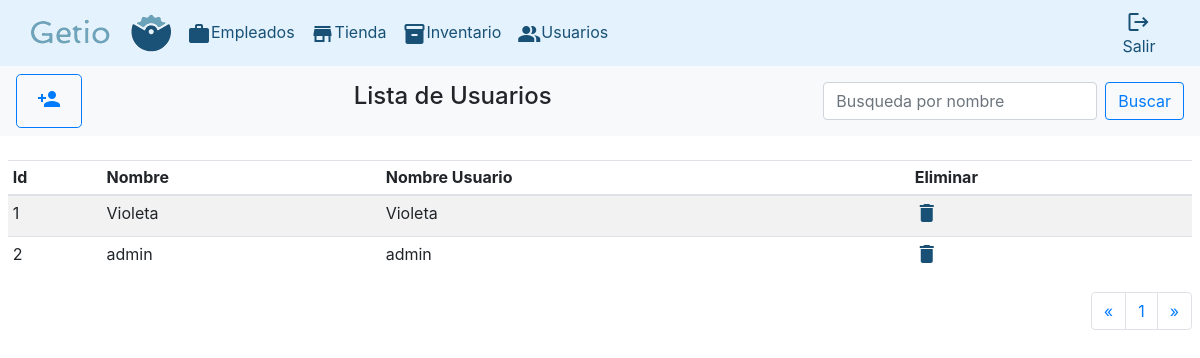
Page /?controller=usuario&&action=showUsuario (signed in) on the committed database.
### tables this page shows
CREATE TABLE usuario (
  id_usuario INT(11) PRIMARY KEY AUTO_INCREMENT,
  nombre VARCHAR(60) NOT NULL,
  nombre_usuario VARCHAR(20) NOT NULL UNIQUE,
  password VARCHAR(20) NOT NULL
);

### Controllers/UsuarioController.php (called while the page is built, shortened)
<?php
class UsuarioController
{
	function showUsuario(){
		$listaUsuarios=Usuario::all();
		require_once('Views/Usuario/showUsuario.php');
	}
}
?>

### index.php (called while the page is built, shortened)
<?php
	require_once('Views/Layouts/layout.php');
?>

### Model/Usuario.php (called while the page is built, shortened)
<?php
class Usuario {
	private $id_usuario;
	private $nombre;
	private $nombre_usuario;
	public function getIdUsuario() {
		return $this->id_usuario;
	}
	public function setIdUsuario($id_usuario) {
		$this->id_usuario = $id_usuario;
	}
	public function getNombre() {
		return $this->nombre;
	}
	public function setNombre($nombre) {
		$this->nombre = $nombre;
	}
	public function getNombreUsuario() {
		return $this->nombre_usuario;
	}
	public function setNombreUsuario($nombre_usuario) {
		$this->nombre_usuario = $nombre_usuario;
	}
	public static function all(){
		$db=Db::getConnect();
		$listaUsuario=[];
		$select=$db->query('SELECT *
							FROM usuario
							ORDER BY id_usuario');
		foreach($select->fetchAll() as $usuario){
			$listaUsuario[]=new Usuario($usuario['id_usuario'],$usuario['nombre'],$usuario['nombre_usuario'],
				$usuario['password']);
		}
		return $listaUsuario;
	}
}
?>

### Views/Usuario/showUsuario.php (the view, shortened to what this page needs)
<?php
  if($_SESSION["nombre"] ?? null) {
?>
<div>
	<nav class="navbar navbar-light bg-light w-100">
		<a href="?controller=usuario&action=register"
			class="btn btn-outline-primary btn-lg"
			role="button" aria-disabled="true"><span class='material-icons md-18 p-1'>
			person_add</span>
		</a>
		<h4>Lista de Usuarios</h4>
		<form class="form-inline" action="?controller=usuario&action=search" method="post">
			<input class="form-control mr-sm-2" type="search" id="nombre_usuario" name="nombre_usuario"
				placeholder="Busqueda por nombre" aria-label="Search">
			<button class="btn btn-outline-primary my-2 my-sm-0" type="submit">Buscar</button>
		</form>
	</nav>
	<br/>
	<div class="table table-striped pl-2 pr-2">
		<table class="table table-hover table-sm">
			<thead>
				<tr>
					<th>Id</th>
					<th>Nombre</th>
					<th>Nombre Usuario</th>
					<th>Eliminar</th>
				</tr>
			</thead>
			<tbody style="cursor: pointer;">
					<?php foreach ($listaUsuarios as$usuario) {?>
					<tr onclick="document.location='?controller=usuario&&action=updateUsuario&&id_usuario=<?php
						echo $usuario->getIdUsuario()?>'">
						<td><?php echo $usuario->getIdUsuario(); ?></a> </td>
						<td><?php echo $usuario->getNombre(); ?></td>
						<td><?php echo $usuario->getNombreUsuario(); ?></td>
						<td><span class='material-icons md-18'>
						<a href="?controller=usuario&&action=delete&&id_usuario=<?php
						echo $usuario->getIdUsuario() ?>" style="color:#195176;">delete</a></span></td>
					</tr>
					<?php } ?>
			</tbody>
		</table>
	</div>
	<nav class="nav justify-content-end mr-2" aria-label="Page navigation example">
  		<ul class="pagination">
			<li class="page-item">
				<a class="page-link" href="#" aria-label="Previous">
					<span aria-hidden="true">&laquo;</span>
				</a>
			</li>
			<li class="page-item"><a class="page-link" href="#">1</a></li>
			<li class="page-item">
				<a class="page-link" href="#" aria-label="Next">
					<span aria-hidden="true">&raquo;</span>
				</a>
			</li>
		</ul>
	</nav>
</div>
<?php
  }else require_once('Views/Errores/accesoDenegado.php');
?>

### rows in the picture
usuario: id_usuario "1", nombre "Violeta", nombre_usuario "Violeta"
usuario: id_usuario "2", nombre "admin", nombre_usuario "admin"
